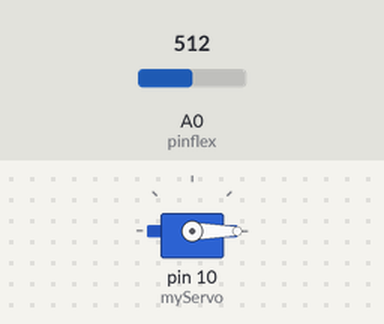
A sketch run on a simulated Arduino Uno, built with avr-gcc and run on an emulated ATmega328P. Shown: servo. The inputs (shaded band) are chosen by the test bench; at power-on: A0 (pinflex) = 512.

Above: at 1.2 s.
1.3 s: A0 (pinflex) set to 900
At 2.5 s:
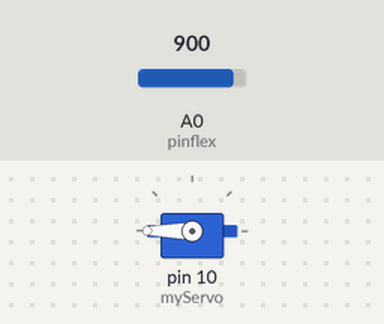
2.8 s: A0 (pinflex) set to 716
At 3.4 s:
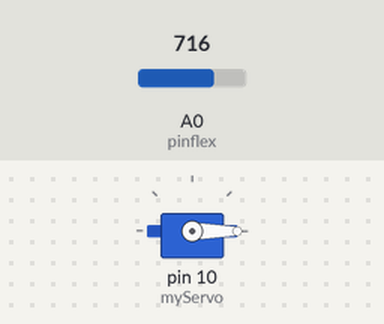
4.3 s: A0 (pinflex) set to 1023
At 5.0 s:
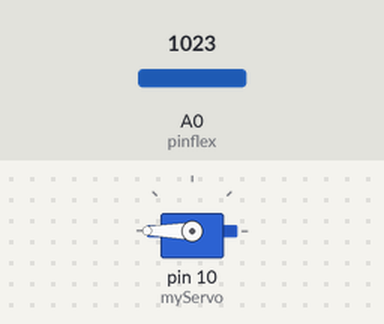
Timing chart, 0 to 7.3 s (numbered marks = the images above; inputs shaded):
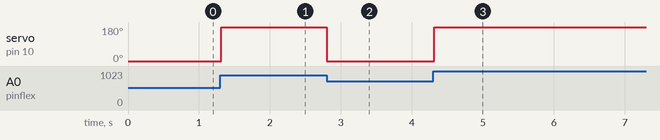

The sketch:

Flex_Sensor_Motor.ino
```cpp
#include <Servo.h>

const int pinflex = 0;

Servo myServo;

void setup() {

myServo.attach(10);
Serial.begin(9600);
}

void loop() {

int flexpos;

int servopos;

flexpos = analogRead(pinflex);

servopos = map(flexpos, 840, 900, 0, 180);

servopos = constrain(servopos, 0, 180);

myServo.write(servopos);
//Serial.println(flexpos);
delay(25);

}
```

Measured:
- after the input at 1.3 s, servo on pin 10 (myServo): 0° → 180° at once
- after the input at 2.8 s, servo on pin 10 (myServo): 180° → 0° at once
- after the input at 4.3 s, servo on pin 10 (myServo): 0° → 180° at once
